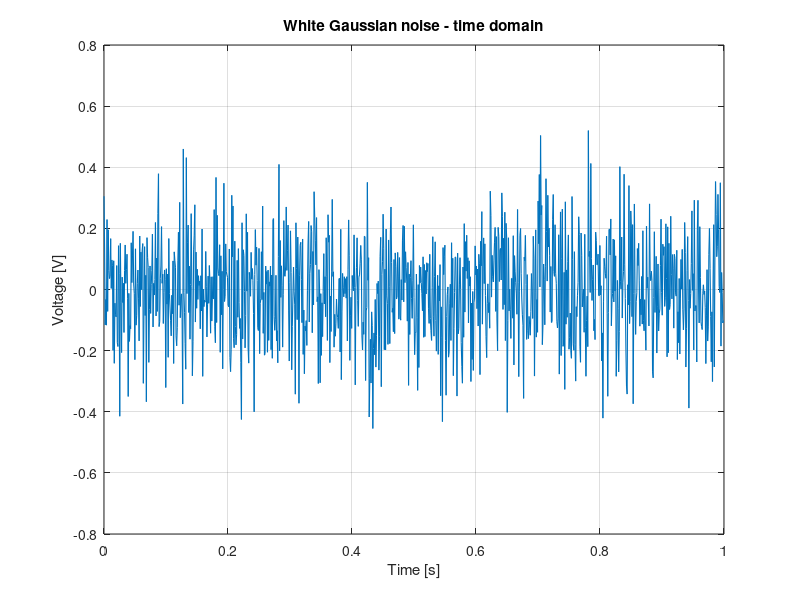
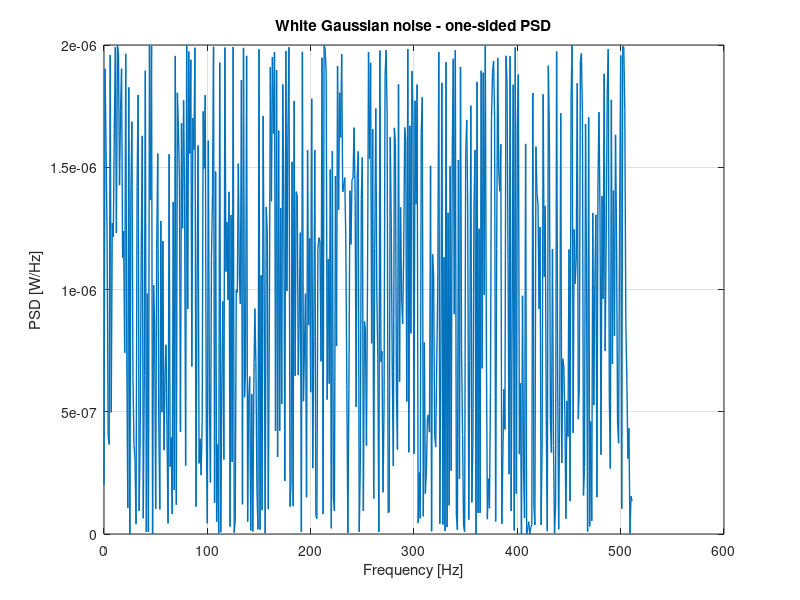
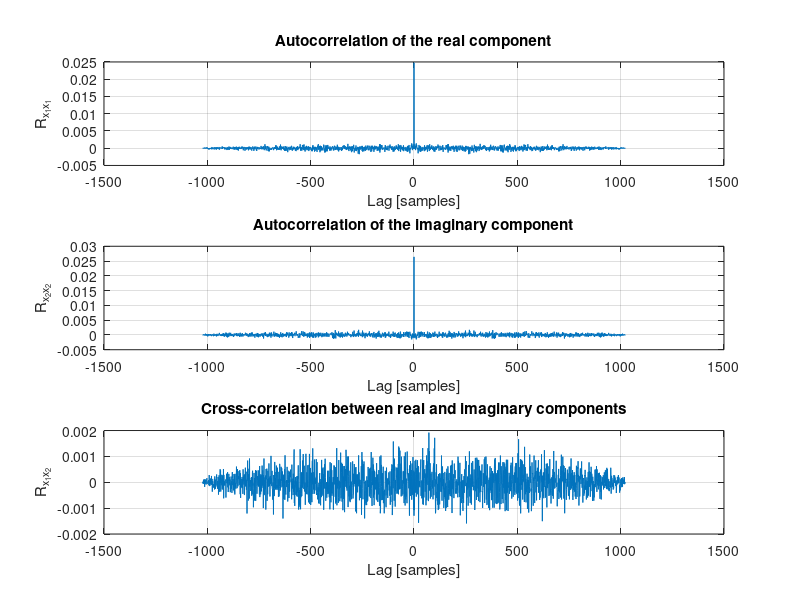
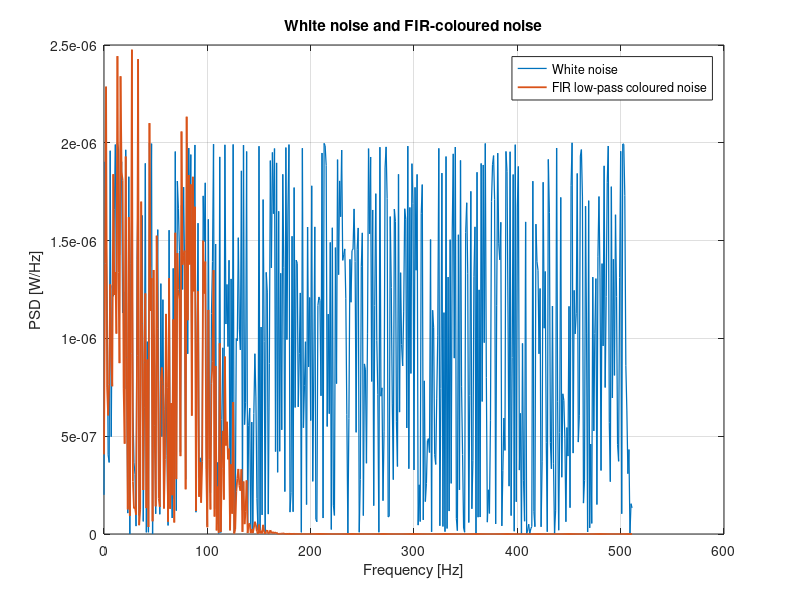

Recreate these plots in MATLAB, in order.
clear; clc; close all;

% White Gaussian noise and low-pass coloured noise
% Digital Signal Processing laboratory practice
rng(7, 'twister');                 % Reproducible random sequence

N  = 1024;                         % Number of samples
fs = N;                            % Sampling frequency [Hz]
Ts = 1/fs;
t  = (0:N-1)*Ts;
Z  = 50;                           % Reference impedance [ohm]
N0 = 1e-6;                         % One-sided target noise PSD [W/Hz]
df = fs/N;                         % DFT-bin spacing [Hz]

% Total noise power over the positive-frequency Nyquist band.
Pn = N0*(fs/2);

% Constant spectral magnitude and independent random phase.
% The IFFT produces a complex, approximately Gaussian time sequence.
K = sqrt(Pn*Z*N);
S = K*exp(1i*2*pi*rand(1,N));
x = ifft(S);

% The square-root-of-two factor assigns the complete target power to
% each real-valued realization obtained from the complex sequence.
x1 = sqrt(2)*real(x);
x2 = sqrt(2)*imag(x);

% One-sided power spectral density of the real component.
X = fft(x1)/N;
Pxx = (abs(X).^2)/Z;               % Power in every two-sided DFT bin
Pxx_one = [Pxx(1), 2*Pxx(2:N/2)]/df;
f = (0:N/2-1)*df;

estimated_white_power = mean(x1.^2)/Z;
spectral_white_power  = sum(Pxx_one)*df;

figure(1);
plot(t, x1, 'LineWidth', 0.8);
grid on;
title('White Gaussian noise - time domain');
xlabel('Time [s]'); ylabel('Voltage [V]');

figure(2);
plot(f, Pxx_one, 'LineWidth', 1.0);
grid on;
title('White Gaussian noise - one-sided PSD');
xlabel('Frequency [Hz]'); ylabel('PSD [W/Hz]');

% Biased estimates are used so that every lag has the same normalization.
[r1,lags1]   = xcorr(x1, 'biased');
[r2,lags2]   = xcorr(x2, 'biased');
[r12,lags12] = xcorr(x1, x2, 'biased');

figure(3);
subplot(3,1,1);
plot(lags1, r1); grid on;
title('Autocorrelation of the real component');
xlabel('Lag [samples]'); ylabel('R_{x_1x_1}');

subplot(3,1,2);
plot(lags2, r2); grid on;
title('Autocorrelation of the imaginary component');
xlabel('Lag [samples]'); ylabel('R_{x_2x_2}');

subplot(3,1,3);
plot(lags12, r12); grid on;
title('Cross-correlation between real and imaginary components');
xlabel('Lag [samples]'); ylabel('R_{x_1x_2}');

% FIR low-pass colouring filter.
fc = N/8;                          % Cutoff frequency [Hz]
Wn = fc/(fs/2);                    % Normalized cutoff
filter_order = 30;
b = fir1(filter_order, Wn, 'low', hamming(filter_order+1));

y1 = filter(b, 1, x1);
y2 = filter(b, 1, x2);

Y = fft(y1)/N;
Pyy = (abs(Y).^2)/Z;
Pyy_one = [Pyy(1), 2*Pyy(2:N/2)]/df;

[Hfir, fH] = freqz(b, 1, 8192, fs);
equivalent_noise_bandwidth = trapz(fH, abs(Hfir).^2);
expected_coloured_power = N0*equivalent_noise_bandwidth;
estimated_coloured_power = mean(y1.^2)/Z;

figure(4);
plot(f, Pxx_one, 'LineWidth', 0.9); hold on;
plot(f, Pyy_one, 'LineWidth', 1.3);
grid on;
title('White noise and FIR-coloured noise');
xlabel('Frequency [Hz]'); ylabel('PSD [W/Hz]');
legend('White noise', 'FIR low-pass coloured noise', 'Location', 'best');

figure(5);
plot(t, y1, 'LineWidth', 0.8);
grid on;
title('FIR-coloured noise - time domain');
xlabel('Time [s]'); ylabel('Voltage [V]');

[r1c,lags1c]   = xcorr(y1, 'biased');
[r2c,lags2c]   = xcorr(y2, 'biased');
[r12c,lags12c] = xcorr(y1, y2, 'biased');

figure(6);
subplot(3,1,1);
plot(lags1c, r1c); grid on;
title('Autocorrelation of FIR-coloured real component');
xlabel('Lag [samples]'); ylabel('R_{y_1y_1}');

subplot(3,1,2);
plot(lags2c, r2c); grid on;
title('Autocorrelation of FIR-coloured imaginary component');
xlabel('Lag [samples]'); ylabel('R_{y_2y_2}');

subplot(3,1,3);
plot(lags12c, r12c); grid on;
title('Cross-correlation of FIR-coloured components');
xlabel('Lag [samples]'); ylabel('R_{y_1y_2}');

fprintf('Expected white-noise power:       %.6e W\n', Pn);
fprintf('Estimated white-noise power:      %.6e W\n', estimated_white_power);
fprintf('PSD-integrated white-noise power: %.6e W\n', spectral_white_power);
fprintf('FIR equivalent noise bandwidth:   %.3f Hz\n', equivalent_noise_bandwidth);
fprintf('Expected FIR output power:         %.6e W\n', expected_coloured_power);
fprintf('Estimated FIR output power:        %.6e W\n', estimated_coloured_power);
